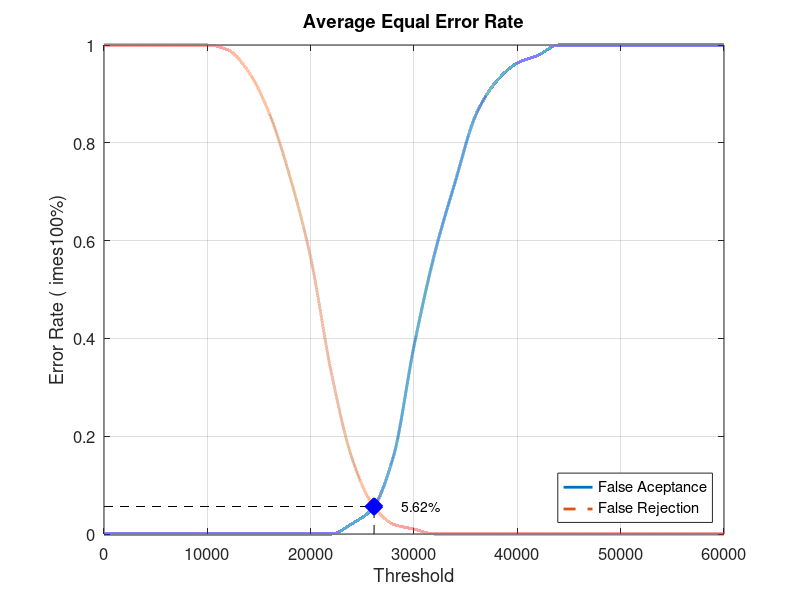
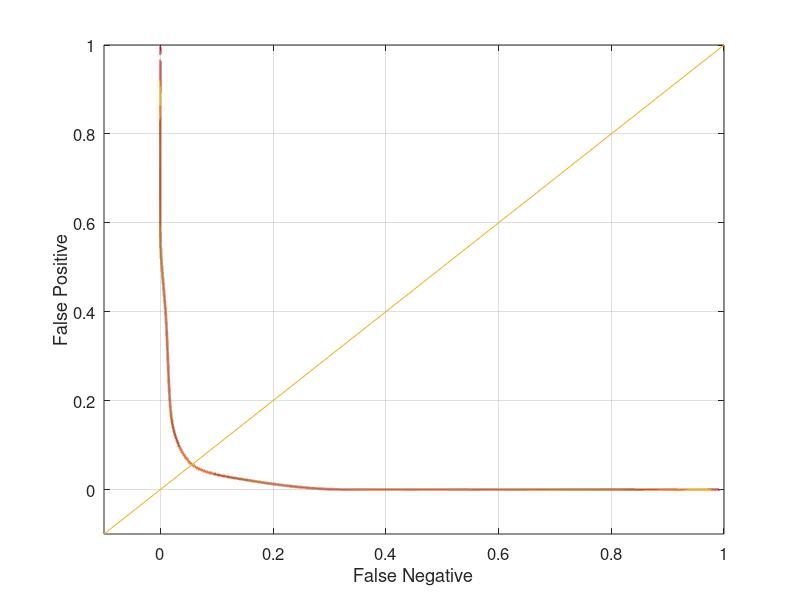

Source code (MATLAB) for these figures, in order:
close all;
clear;
clc;
x = 0:2000:60000;
xq = 0:0.5:60000;

y0 = [0 0 0 0 0 0 0 0 0 0 0 0 0.0210526 0.0526316 0.157895 0.384211 0.573684 0.721053 0.857895 0.926316 0.963158 0.978947 1 1 1 1 1 1 1 1 1]
yy0 = interp1(x, y0, xq, 'pchip');
y1 = [1 1 1 1 1 1 0.99 0.945 0.86 0.73 0.565 0.33 0.155 0.06 0.02 0.01 0 0 0 0 0 0 0 0 0 0 0 0 0 0 0]
yy1 = interp1(x, y1, xq, 'pchip');

% Calculating EER: 
y2 = abs(y0 - y1);
find(y2 == min(y2))
yy2 = abs(yy0 - yy1);
xEER = find(yy2 == min(yy2));
xEERIndex = xq(xEER) % X-axis EER
yEER = yy0(xEER) % Y-axis EER

main = figure
plot(xq, yy0,'-','LineWidth', 2);	hold on
plot(xq, yy1,'--','LineWidth', 2);	hold on
plot([xEERIndex xEERIndex], [0 yEER], 'k--');	hold on
plot([0 xEERIndex], [yEER yEER], 'k--');	hold on
plot(xEERIndex, yEER, 'bx', 'LineWidth', 10);	hold on
text(xEERIndex + 10 * xEERIndex / 100, yEER, [num2str(round((10000 * yEER)) / 100) '%'])
legend('False Aceptance', 'False Rejection', 'Location', 'SouthEast')
xlabel('Threshold')
ylabel('Error Rate (	imes100%)')
title('Average Equal Error Rate')
set(gca, 'FontSize', 12)
axis([0 60000 0 1])
grid on

print(main, 'Database4_4Main', '-dpng');
FNRxFPR = figure('Color', [1 1 1]);
plot(yy1, yy0, '-', yy1, yy0, 'LineWidth', 2);
hold on
y = -0.1:0.1:1
plot(y, y); 
set(gca, 'FontSize', 12)
xlabel('False Negative')
ylabel('False Positive')
axis([-0.1 1 -0.1 1])
set(gca, 'FontSize', 12)
grid on

print(FNRxFPR, 'Database4_4FNRxFPR','-dpng');
